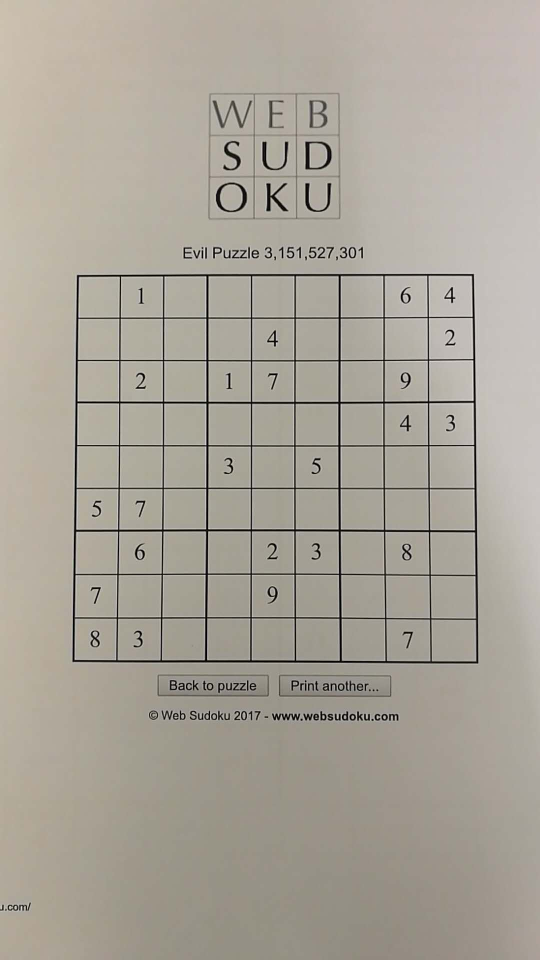
#> input picture notebook/example.jpg, 1080 x 1920 px (shown at 1/2 size)
$ jupyter execute --allow-errors ipwebcam.ipynb   (shell and % lines are left out)   (older library calls are emulated)
#> lines starting #> are read from the running program, lines starting #| are printed output that depends on the picture; after the words box and inside, x2 and y2 are one past the last pixel; in counts of white or black regions, pixels touching at a corner belong together
# Solver using IP webCam
Yuqing Yang (*Github ID: mydmdm*)

## 1. Introduction
This notebook will give an demo of how to recognize an puzzle from the Camera of an Android device, solve it in the python script and then feedback the result to the picture. Actually there are multiple operations to accomplish this task, which will be covered in this notebook includes
+ read camera image (video) from an Android device by IP webCam
+ segment the puzzle from the picture (making use of image processing algorithms in OpenCV)
+ digits recogniztion
+ solve puzzle using backtrack algorithm
+ write the results back to original picture

We will start from a pre-stored puzzle picture, and then connected to the camera.

### Source code and Reference
You may get the source code from https://github.com/mydmdm/sudoku

This notebook is partly reference the resources from the website
- https://caphuuquan.blogspot.com/2017/04/building-simple-sudoku-solver-from.html
- http://www.shogun-toolbox.org/static/notebook/current/Sudoku_recognizer.html

[cell 1]
import urllib.request
import cv2
import matplotlib.pyplot as plt
import numpy as np
import itertools
import json

# url is what shown in the IP web camera application
url='http://211.192.192.98:8080/shot.jpg'

# here is the example picture
img = cv2.imread('example.jpg')
#> img is the input picture: shape (1920, 1080, 3); mean B, G, R 153.1, 163.9, 169.6

figsize = (15,10)
plt.figure(figsize=figsize)
_ = plt.imshow(img)

## 2. Segment the puzzle
The first task is to segment the puzzle from the picture. The basic assumption is that the puzzle is the biggest region with convex shape in the picture.

Firstly, an *adaptativeThreshold* method is used to extract the edge of the image (for each pixel in the image take the average value of the surrounding area). This function accepts a gray scale image, with the function cvtColor we change the color space (from RGB to gray scale).

Then the connected contours in the image are found by the function *findContours*. After that, we filter out the contour with four sides and *isContourConvex*.

[cell 2]
def getApproximateConvexArea(contour):
    appx = cv2.approxPolyDP(contour, 4, True)
    if len(appx)!=4 or not cv2.isContourConvex(appx):
        return 0
    return cv2.contourArea(appx)

def getContourImage(img, contour, target=None):
    x,y,w,h = cv2.boundingRect(contour)
    if target == None:
        w1, h1 = w, h
    elif w <= target[1] and h <= target[0]:
        w1, h1 = target[1], target[0]
    elif h/w <= target[1]/target[0]:
        w1, h1 = w, int(target[1]*w/target[0])
    else:
        w1, h1 = int(h*target[0]/target[1]), h
    x1, y1 = x + (w - w1)//2, y + (h - h1)//2
    rst = img[y1:y1+h1, x1:x1+w1]
    if w != w1 or h != h1:
        rst = cv2.resize(rst, target)
    return rst, [x1,y1,w1,h1]

def getBiggestConvexContour(img):
    _, contours, hierarchy = cv2.findContours(img,cv2.RETR_TREE,cv2.CHAIN_APPROX_SIMPLE)
    area = [getApproximateConvexArea(c) for c in contours]
    k = np.argmax(np.array(area))
    return contours[k]

def segmentPuzzle(img):
    # smooth the picture (low-pass filtered)
    img_gray = cv2.blur(img, (3,3))

    # get the biggest convex contour and crop it out
    thr = cv2.adaptiveThreshold(img,255,1,1,15,15)
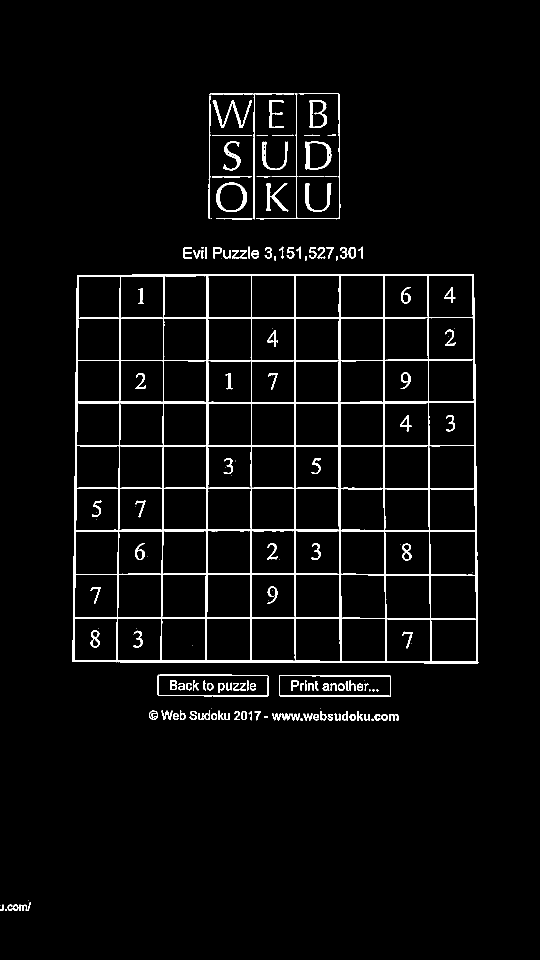
#> thr: shape (1920, 1080) (shown at 1/2 size); 3.5% white; 168 white regions (34 under 20 px)
    contour = getBiggestConvexContour(thr)
#> in getBiggestConvexContour, `_, contours, hierarchy = cv2.findContours(img,cv2.RETR_TREE,cv2.CHAIN_..`: contours = 312 contours, 67 with area under 20; largest, box (x1, y1, x2, y2) and area: (145, 548, 957, 1327) 622312, (558, 1350, 782, 1394) 9228, (559, 1351, 781, 1393) 8688, (859, 1063, 952, 1151) 7838, (860, 1150, 954, 1239) 7797
#> in getBiggestConvexContour, `area = [getApproximateConvexArea(c) for c in contours]`: area = 312 values, max 621550 at index 94, min 0 at index 0, mean 3912.9
#> in getBiggestConvexContour, `k = np.argmax(np.array(area))`: k = 94
#> contour = contour of 93 points, box (x1, y1, x2, y2) (145, 548, 957, 1327), area 622312
    img_puzzle, pos_puzzle = getContourImage(img, contour)
#> in getContourImage, `x,y,w,h = cv2.boundingRect(contour)`: x = 145; y = 548; w = 812; h = 779
#> in getContourImage, `w1, h1 = w, h`: w1 = 812; h1 = 779
#> in getContourImage, `x1, y1 = x + (w - w1)//2, y + (h - h1)//2`: x1 = 145; y1 = 548
#> in getContourImage, `rst = img[y1:y1+h1, x1:x1+w1]`:
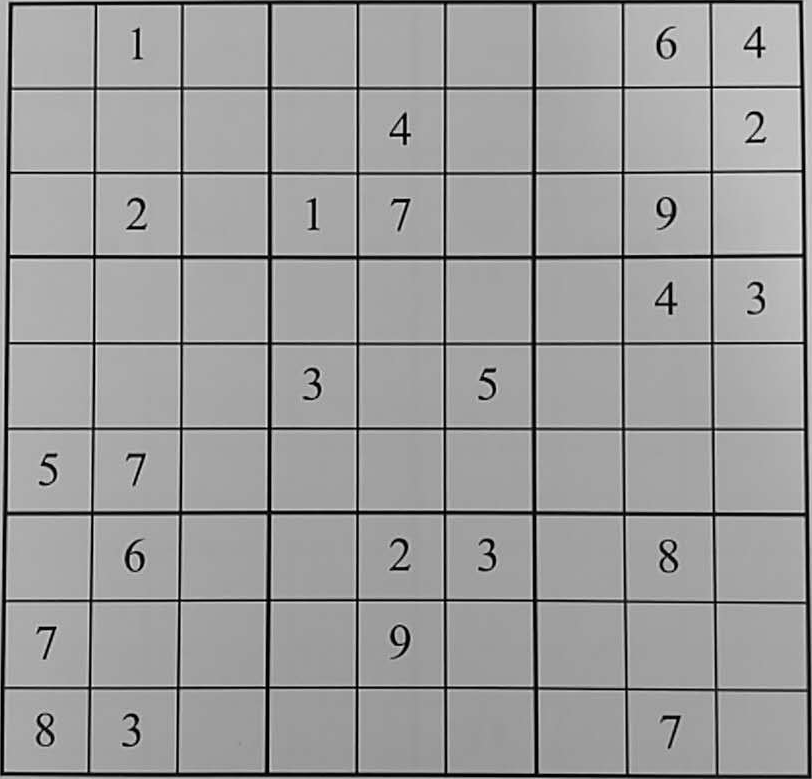
#> rst: shape (779, 812); min 0, max 251, mean 156.4
#> pos_puzzle = [145, 548, 812, 779]
    return img_puzzle, pos_puzzle

# BGR format to gray
img_gray = cv2.cvtColor(img, cv2.COLOR_BGR2GRAY)
img_puzzle, pos_puzzle = segmentPuzzle(img_gray)
#> pos_puzzle = [145, 548, 812, 779]
plt.figure(figsize=figsize)
_ = plt.imshow(img_puzzle)
cv2.imwrite('puzzle.jpg', img_puzzle)
#> Out = True

## 3 Recognize the digits via Azure Cognitive Services
Here I use the Microsoft Azure Cognitive Service to do the digits recognitio work. What we need is just to upload the image and parse the jason file retrieved.

And also we try to recognize the digits by using a locally trained CNN model and KNN model.

### 3.1 Split to digits
After getting the whole puzzle, the next step is to split it into pieces of digits. Of course, we can detect the lines and then split up the image based on them. However, to simpilify, one can split by equally slice the x / y axis into 9 pieces. If some of the digits are too close to the splitting boundaries, we may adjust them later.

[cell 3]
def getDigitImages(img):
    y = [int(k*img.shape[0]/9) for k in range(10)]
    x = [int(k*img.shape[1]/9) for k in range(10)]
    out = [[img[y[i]:y[i+1],x[j]:x[j+1]] for j in range(9)] for i in range(9)]
#> out = 9 items
    return out

img_digits = getDigitImages(img_puzzle)
#> img_digits = 9 items
plt.figure(2)
for i in list(range(9)):
    for j in list(range(9)):
        plt.subplot(9,9,9*i+j+1)
        plt.imshow(img_digits[i][j])
        plt.axis('off')
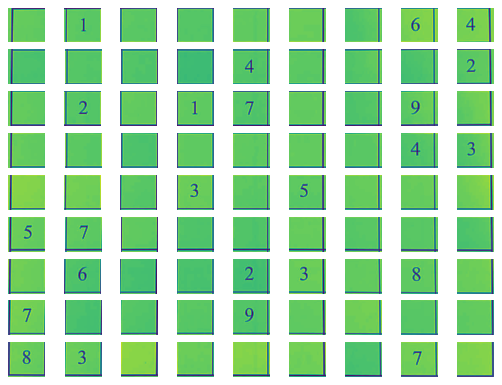
#> figure drawn by matplotlib, 81 panels

You can see that there is still boundaries in the small pictures, and the digits are not scaled. So we need to further process the pictures.

[cell 4]
def contourCloseToBoundary(contour, img, thr=0.1):
    ymax, xmax = img.shape
    x,y,w,h = cv2.boundingRect(contour)
    rx = (x if x*2 + w <= xmax else xmax - (x+w)) / xmax
    ry = (y if y*2 + h <= ymax else ymax - (y+h)) / ymax
    return min(rx,ry) <= thr

def contourIsWholeImg(contour, img):
    ymax, xmax = img.shape
    x,y,w,h = cv2.boundingRect(contour)
    return x==0 and y==0 and w==xmax and h==ymax

def rescaleImage(img, shape=(28,28)):
    edges = np.copy(img)
    edges = cv2.adaptiveThreshold(edges,255,cv2.ADAPTIVE_THRESH_MEAN_C,cv2.THRESH_BINARY,15,15)
    _, contours, hierarchy = cv2.findContours(edges,cv2.RETR_TREE,cv2.CHAIN_APPROX_SIMPLE)
    validCont = []
    for k in list(range(len(contours))):
        if contourIsWholeImg(contours[k],img) or contourCloseToBoundary(contours[k], img, thr=0.2):
            continue
        validCont.append(contours[k])
    if len(validCont) == 0:
        return True, img
    hull = cv2.convexHull(np.vstack(validCont))
    a = cv2.contourArea(hull) / (img.shape[0] * img.shape[1])
    if a < 0.01:
        return True, img
    rst, _ = getContourImage(img, hull, shape)
    return False, rst

img_mdl = [[[] for j in range(9)] for i in range(9)]
flagEmpty = np.zeros((9,9))
plt.figure(2,figsize=(15,15))
for i in list(range(9)):
    for j in list(range(9)):
        plt.subplot(9,9,9*i+j+1)
        flagEmpty[i][j], img_mdl[i][j] = rescaleImage(img_digits[i][j], (50,50))
        if not flagEmpty[i][j]:
            plt.imshow(img_mdl[i][j])
        plt.axis('off')
#> this loop made 9 passes
#> pass 1, in rescaleImage, `edges = np.copy(img)`:
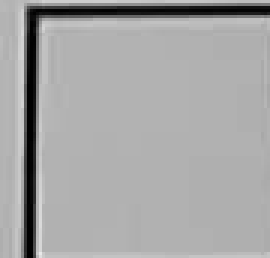
#> edges: shape (86, 90) (shown 3 times larger); min 1, max 233, mean 166.1
#> pass 1, in rescaleImage, `edges = cv2.adaptiveThreshold(edges,255,cv2.ADAPTIVE_THRESH_MEAN_C,cv2..`:
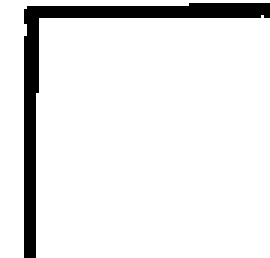
#> edges: shape (86, 90) (shown 3 times larger); 91% white; 1 black region, box (x1, y1, x2, y2) and area: (8, 1, 90, 86) 694
#> pass 1, in rescaleImage (call 2), `edges = np.copy(img)`:
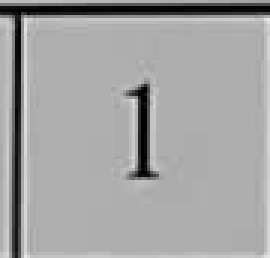
#> edges: shape (86, 90) (shown 3 times larger); min 1, max 233, mean 163.2
#> pass 1, in rescaleImage (call 2), `edges = cv2.adaptiveThreshold(edges,255,cv2.ADAPTIVE_THRESH_MEAN_C,cv2..`:
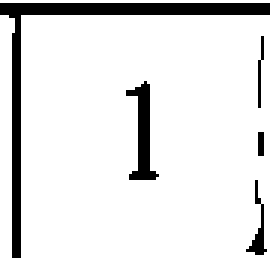
#> edges: shape (86, 90) (shown 3 times larger); 89.1% white; 5 black regions (1 under 20 px), largest, box (x1, y1, x2, y2) and area: (0, 1, 90, 86) 599, (42, 27, 53, 60) 152, (82, 60, 89, 85) 51, (86, 12, 88, 36) 24
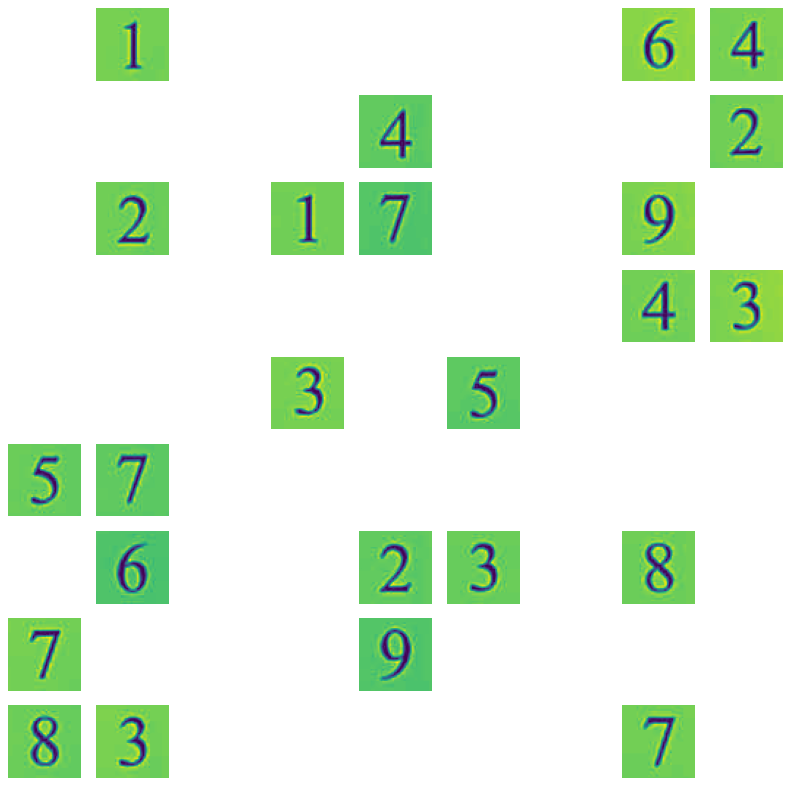
#> figure drawn by matplotlib, 24 panels

### 3.2 Recognize digits via Azure Cognitive Service
Since Azure Cognitive Services doesn't support recognizing individual digit, we try to split and re-combine the digits into one picture.

[cell 5]
img_all_digits = np.concatenate([img_mdl[i][j] for i in range(9) for j in range(9) if not flagEmpty[i][j]], axis=1)
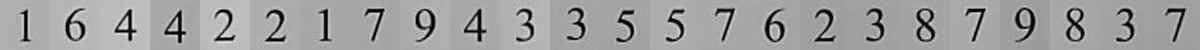
#> img_all_digits: shape (50, 1200); min 1, max 238, mean 158.4
cv2.imwrite('all_digits.jpg', img_all_digits)
_ = plt.imshow(img_all_digits)
plt.axis('off')
#> Out = (-0.5, 1199.5, 49.5, -0.5)
